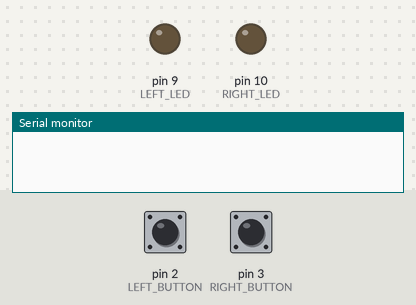
Recording of a sketch running on a simulated Arduino Uno, built with avr-gcc and run on an emulated ATmega328P. On the bench: output pins drawn as LEDs (lit = HIGH), the last lines printed to the serial monitor. Dashed ring = blinking. The test bench sets the inputs (shaded band); at power-on: pin 2 (LEFT_BUTTON) HIGH, pin 3 (RIGHT_BUTTON) HIGH.

Above: at 1.2 s.
1.3 s: pin 2 (LEFT_BUTTON) pulled LOW for 3.2 s
At 2.75 s:
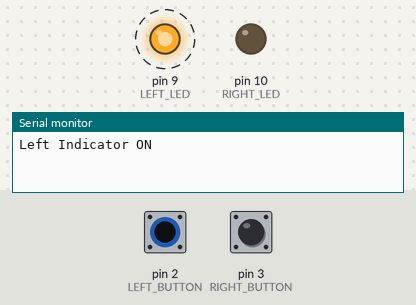
6.0 s: pin 3 (RIGHT_BUTTON) pulled LOW for 1 s
At 7.44 s:
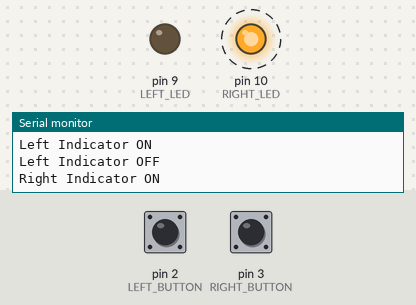
10.0 s: pin 2 (LEFT_BUTTON) pulled LOW for 1 s
At 11.75 s:
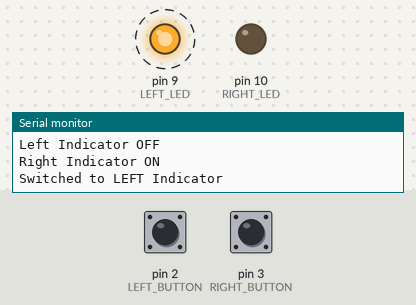
13.0 s: pin 3 (RIGHT_BUTTON) pulled LOW for 1 s
At 13.55 s:
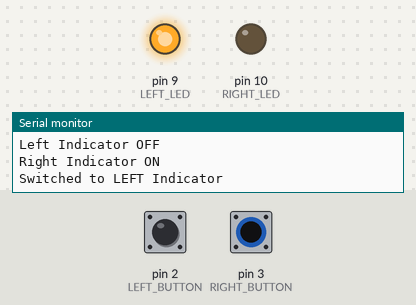
16.0 s: pin 2 (LEFT_BUTTON) driven LOW and pin 3 (RIGHT_BUTTON) driven LOW
At 18.1 s:
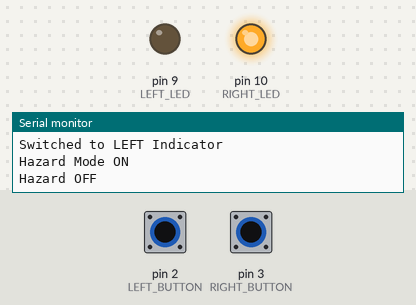
18.7 s: pin 2 (LEFT_BUTTON) driven HIGH
At 20.94 s:
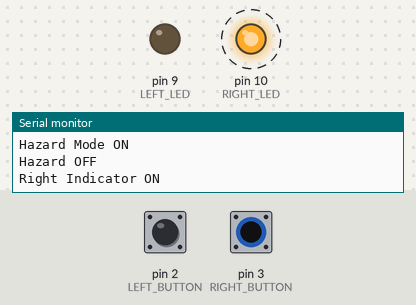
Timing chart, 0 to 22.7 s (numbered marks = the images above; inputs shaded):
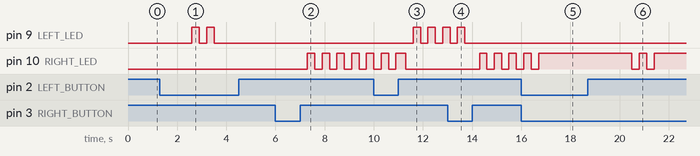

The sketch:

Indicator_control.ino
```cpp
#define LEFT_BUTTON 2
#define RIGHT_BUTTON 3
#define LEFT_LED 9
#define RIGHT_LED 10

unsigned long previousMillis = 0;
const long blinkInterval = 300;

bool leftOn = false;
bool rightOn = false;
bool hazardOn = false;
bool ledState = false;

unsigned long leftPressStart = 0;
unsigned long rightPressStart = 0;

void setup() {
  pinMode(LEFT_BUTTON, INPUT_PULLUP);
  pinMode(RIGHT_BUTTON, INPUT_PULLUP);
  pinMode(LEFT_LED, OUTPUT);
  pinMode(RIGHT_LED, OUTPUT);
  Serial.begin(9600);
}

void loop() {
  unsigned long currentMillis = millis();

  bool leftPressed = digitalRead(LEFT_BUTTON) == LOW;
  bool rightPressed = digitalRead(RIGHT_BUTTON) == LOW;

  // Button Press for 1 sec
  if (leftPressed) {
    if (leftPressStart == 0) leftPressStart = currentMillis;
    if (currentMillis - leftPressStart >= 1000) {
      handleLeftButton();
      leftPressStart = 0;
      delay(300); // debounce
    }
  } else leftPressStart = 0;

  if (rightPressed) {
    if (rightPressStart == 0) rightPressStart = currentMillis;
    if (currentMillis - rightPressStart >= 1000) {
      handleRightButton();
      rightPressStart = 0;
      delay(300); // debounce
    }
  } else rightPressStart = 0;

  // Blink logic
  if (currentMillis - previousMillis >= blinkInterval) {
    previousMillis = currentMillis;
    if (hazardOn || leftOn || rightOn) {
      ledState = !ledState;
      digitalWrite(LEFT_LED, (leftOn || hazardOn) && ledState);
      digitalWrite(RIGHT_LED, (rightOn || hazardOn) && ledState);
    }
  }
}

void handleLeftButton() {
  if (hazardOn) {
    hazardOn = false;
    Serial.println("Hazard OFF");
    return;
  }
  if (rightOn) {
    rightOn = false;
    leftOn = true;
    Serial.println("Switched to LEFT Indicator");
  } else {
    leftOn = !leftOn;
    Serial.print("Left Indicator ");
    Serial.println(leftOn ? "ON" : "OFF");
  }

  // Check for hazard
  if (rightPressStart != 0) {
    hazardOn = true;
    leftOn = false;
    rightOn = false;
    Serial.println("Hazard Mode ON");
  }
}

void handleRightButton() {
  if (hazardOn) {
    hazardOn = false;
    Serial.println("Hazard OFF");
    return;
  }
  if (leftOn) {
    leftOn = false;
    rightOn = true;
    Serial.println("Switched to RIGHT Indicator");
  } else {
    rightOn = !rightOn;
    Serial.print("Right Indicator ");
    Serial.println(rightOn ? "ON" : "OFF");
  }

  // Check for hazard
  if (leftPressStart != 0) {
    hazardOn = true;
    leftOn = false;
    rightOn = false;
    Serial.println("Hazard Mode ON");
  }
}
```

Measured:
- after the input at 1.3 s, pin 9 (LEFT_LED): alternates HIGH for 0.30 s and LOW for 0.30 s, 4 changes in all, then stays LOW, starting after 1.3 s
- after the input at 6.0 s, pin 10 (RIGHT_LED): alternates HIGH for 0.30 s and LOW for 0.30 s, starting after 1.3 s
- after the input at 10.0 s, pin 9 (LEFT_LED): alternates HIGH for 0.30 s and LOW for 0.30 s, starting after 1.6 s
- after the input at 13.0 s, pin 9 (LEFT_LED): goes on until 13.7 s, then stays LOW; pin 10 (RIGHT_LED): alternates HIGH for 0.30 s and LOW for 0.30 s, starting after 1.3 s
- after the input at 16.0 s, pin 10 (RIGHT_LED): goes on until 16.7 s, then stays HIGH
- after the input at 18.7 s, pin 10 (RIGHT_LED): alternates HIGH for 0.30 s and LOW for 0.30 s, 4 changes in all, then stays HIGH, starting after 1.8 s
